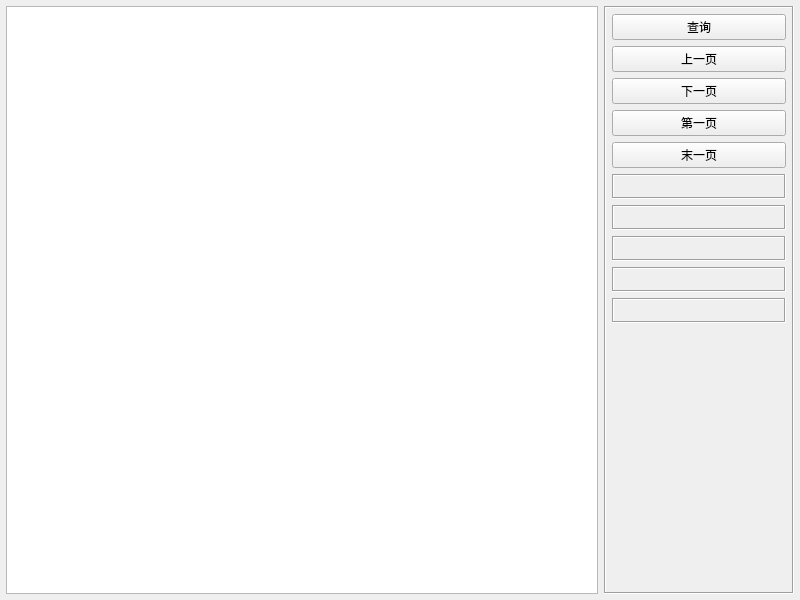
<?xml version="1.0" encoding="UTF-8"?>
<ui version="4.0">
 <class>frmDbPage</class>
 <widget class="QWidget" name="frmDbPage">
  <property name="geometry">
   <rect>
    <x>0</x>
    <y>0</y>
    <width>800</width>
    <height>600</height>
   </rect>
  </property>
  <property name="windowTitle">
   <string>Form</string>
  </property>
  <layout class="QHBoxLayout" name="horizontalLayout">
   <property name="leftMargin">
    <number>6</number>
   </property>
   <property name="topMargin">
    <number>6</number>
   </property>
   <property name="rightMargin">
    <number>6</number>
   </property>
   <property name="bottomMargin">
    <number>6</number>
   </property>
   <item>
    <widget class="QSplitter" name="splitter">
     <property name="orientation">
      <enum>Qt::Vertical</enum>
     </property>
     <property name="opaqueResize">
      <bool>false</bool>
     </property>
     <widget class="QTableView" name="tableMain">
      <property name="styleSheet">
       <string notr="true"/>
      </property>
     </widget>
    </widget>
   </item>
   <item>
    <widget class="QFrame" name="frameBottom">
     <property name="minimumSize">
      <size>
       <width>190</width>
       <height>0</height>
      </size>
     </property>
     <property name="maximumSize">
      <size>
       <width>190</width>
       <height>16777215</height>
      </size>
     </property>
     <property name="frameShape">
      <enum>QFrame::Box</enum>
     </property>
     <property name="frameShadow">
      <enum>QFrame::Sunken</enum>
     </property>
     <layout class="QVBoxLayout" name="verticalLayout">
      <property name="leftMargin">
       <number>6</number>
      </property>
      <property name="topMargin">
       <number>6</number>
      </property>
      <property name="rightMargin">
       <number>6</number>
      </property>
      <property name="bottomMargin">
       <number>6</number>
      </property>
      <item>
       <widget class="QPushButton" name="btnSelect">
        <property name="minimumSize">
         <size>
          <width>80</width>
          <height>0</height>
         </size>
        </property>
        <property name="text">
         <string>查询</string>
        </property>
       </widget>
      </item>
      <item>
       <widget class="QPushButton" name="btnPreVious">
        <property name="minimumSize">
         <size>
          <width>50</width>
          <height>0</height>
         </size>
        </property>
        <property name="text">
         <string>上一页</string>
        </property>
        <property name="iconSize">
         <size>
          <width>18</width>
          <height>18</height>
         </size>
        </property>
       </widget>
      </item>
      <item>
       <widget class="QPushButton" name="btnNext">
        <property name="minimumSize">
         <size>
          <width>50</width>
          <height>0</height>
         </size>
        </property>
        <property name="text">
         <string>下一页</string>
        </property>
        <property name="iconSize">
         <size>
          <width>18</width>
          <height>18</height>
         </size>
        </property>
       </widget>
      </item>
      <item>
       <widget class="QPushButton" name="btnFirst">
        <property name="minimumSize">
         <size>
          <width>50</width>
          <height>0</height>
         </size>
        </property>
        <property name="text">
         <string>第一页</string>
        </property>
        <property name="iconSize">
         <size>
          <width>18</width>
          <height>18</height>
         </size>
        </property>
       </widget>
      </item>
      <item>
       <widget class="QPushButton" name="btnLast">
        <property name="minimumSize">
         <size>
          <width>50</width>
          <height>0</height>
         </size>
        </property>
        <property name="text">
         <string>末一页</string>
        </property>
        <property name="iconSize">
         <size>
          <width>18</width>
          <height>18</height>
         </size>
        </property>
       </widget>
      </item>
      <item>
       <widget class="QLabel" name="labPageTotal">
        <property name="minimumSize">
         <size>
          <width>0</width>
          <height>25</height>
         </size>
        </property>
        <property name="frameShape">
         <enum>QFrame::Box</enum>
        </property>
        <property name="frameShadow">
         <enum>QFrame::Sunken</enum>
        </property>
        <property name="text">
         <string/>
        </property>
        <property name="alignment">
         <set>Qt::AlignCenter</set>
        </property>
       </widget>
      </item>
      <item>
       <widget class="QLabel" name="labRecordsTotal">
        <property name="minimumSize">
         <size>
          <width>0</width>
          <height>25</height>
         </size>
        </property>
        <property name="frameShape">
         <enum>QFrame::Box</enum>
        </property>
        <property name="frameShadow">
         <enum>QFrame::Sunken</enum>
        </property>
        <property name="text">
         <string/>
        </property>
        <property name="alignment">
         <set>Qt::AlignCenter</set>
        </property>
       </widget>
      </item>
      <item>
       <widget class="QLabel" name="labPageCurrent">
        <property name="minimumSize">
         <size>
          <width>0</width>
          <height>25</height>
         </size>
        </property>
        <property name="frameShape">
         <enum>QFrame::Box</enum>
        </property>
        <property name="frameShadow">
         <enum>QFrame::Sunken</enum>
        </property>
        <property name="text">
         <string/>
        </property>
        <property name="alignment">
         <set>Qt::AlignCenter</set>
        </property>
       </widget>
      </item>
      <item>
       <widget class="QLabel" name="labRecordsPerpage">
        <property name="minimumSize">
         <size>
          <width>0</width>
          <height>25</height>
         </size>
        </property>
        <property name="frameShape">
         <enum>QFrame::Box</enum>
        </property>
        <property name="frameShadow">
         <enum>QFrame::Sunken</enum>
        </property>
        <property name="text">
         <string/>
        </property>
        <property name="alignment">
         <set>Qt::AlignCenter</set>
        </property>
       </widget>
      </item>
      <item>
       <widget class="QLabel" name="labSelectTime">
        <property name="minimumSize">
         <size>
          <width>0</width>
          <height>25</height>
         </size>
        </property>
        <property name="frameShape">
         <enum>QFrame::Box</enum>
        </property>
        <property name="frameShadow">
         <enum>QFrame::Sunken</enum>
        </property>
        <property name="text">
         <string/>
        </property>
        <property name="alignment">
         <set>Qt::AlignCenter</set>
        </property>
       </widget>
      </item>
      <item>
       <spacer name="verticalSpacer">
        <property name="orientation">
         <enum>Qt::Vertical</enum>
        </property>
        <property name="sizeHint" stdset="0">
         <size>
          <width>20</width>
          <height>40</height>
         </size>
        </property>
       </spacer>
      </item>
     </layout>
    </widget>
   </item>
  </layout>
 </widget>
 <resources/>
 <connections/>
</ui>
